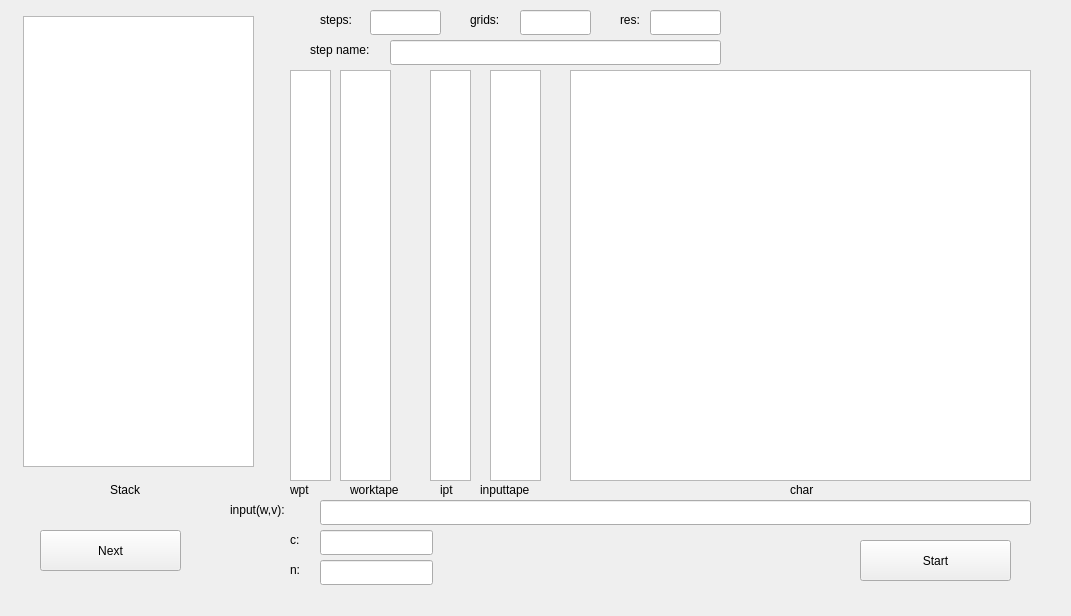
<?xml version="1.0" encoding="UTF-8"?>
<ui version="4.0">
 <class>Widget</class>
 <widget class="QWidget" name="Widget">
  <property name="geometry">
   <rect>
    <x>0</x>
    <y>0</y>
    <width>1071</width>
    <height>616</height>
   </rect>
  </property>
  <property name="windowTitle">
   <string>Widget</string>
  </property>
  <widget class="QPushButton" name="NextStep">
   <property name="geometry">
    <rect>
     <x>40</x>
     <y>530</y>
     <width>141</width>
     <height>41</height>
    </rect>
   </property>
   <property name="text">
    <string>Next</string>
   </property>
  </widget>
  <widget class="QPushButton" name="StartMachine">
   <property name="geometry">
    <rect>
     <x>860</x>
     <y>540</y>
     <width>151</width>
     <height>41</height>
    </rect>
   </property>
   <property name="text">
    <string>Start</string>
   </property>
  </widget>
  <widget class="QLineEdit" name="InputEdit">
   <property name="geometry">
    <rect>
     <x>320</x>
     <y>500</y>
     <width>711</width>
     <height>25</height>
    </rect>
   </property>
  </widget>
  <widget class="QLabel" name="label">
   <property name="geometry">
    <rect>
     <x>230</x>
     <y>500</y>
     <width>81</width>
     <height>20</height>
    </rect>
   </property>
   <property name="text">
    <string>input(w,v):</string>
   </property>
  </widget>
  <widget class="QLabel" name="label_2">
   <property name="geometry">
    <rect>
     <x>110</x>
     <y>480</y>
     <width>41</width>
     <height>19</height>
    </rect>
   </property>
   <property name="text">
    <string>Stack</string>
   </property>
  </widget>
  <widget class="QLabel" name="label_3">
   <property name="geometry">
    <rect>
     <x>470</x>
     <y>10</y>
     <width>51</width>
     <height>19</height>
    </rect>
   </property>
   <property name="text">
    <string>grids:</string>
   </property>
  </widget>
  <widget class="QLabel" name="label_4">
   <property name="geometry">
    <rect>
     <x>320</x>
     <y>10</y>
     <width>51</width>
     <height>19</height>
    </rect>
   </property>
   <property name="text">
    <string>steps:</string>
   </property>
  </widget>
  <widget class="QLabel" name="label_5">
   <property name="geometry">
    <rect>
     <x>620</x>
     <y>10</y>
     <width>31</width>
     <height>19</height>
    </rect>
   </property>
   <property name="text">
    <string>res:</string>
   </property>
  </widget>
  <widget class="QLabel" name="label_6">
   <property name="geometry">
    <rect>
     <x>290</x>
     <y>480</y>
     <width>31</width>
     <height>19</height>
    </rect>
   </property>
   <property name="text">
    <string>wpt</string>
   </property>
  </widget>
  <widget class="QLabel" name="label_7">
   <property name="geometry">
    <rect>
     <x>350</x>
     <y>480</y>
     <width>71</width>
     <height>19</height>
    </rect>
   </property>
   <property name="text">
    <string>worktape</string>
   </property>
  </widget>
  <widget class="QLabel" name="label_8">
   <property name="geometry">
    <rect>
     <x>440</x>
     <y>480</y>
     <width>31</width>
     <height>19</height>
    </rect>
   </property>
   <property name="text">
    <string>ipt</string>
   </property>
  </widget>
  <widget class="QTextEdit" name="StackEdit">
   <property name="geometry">
    <rect>
     <x>23</x>
     <y>16</y>
     <width>231</width>
     <height>451</height>
    </rect>
   </property>
  </widget>
  <widget class="QLineEdit" name="GridsEdit">
   <property name="geometry">
    <rect>
     <x>520</x>
     <y>10</y>
     <width>71</width>
     <height>25</height>
    </rect>
   </property>
  </widget>
  <widget class="QLineEdit" name="StepsEdit">
   <property name="geometry">
    <rect>
     <x>370</x>
     <y>10</y>
     <width>71</width>
     <height>25</height>
    </rect>
   </property>
  </widget>
  <widget class="QLineEdit" name="ResEdit">
   <property name="geometry">
    <rect>
     <x>650</x>
     <y>10</y>
     <width>71</width>
     <height>25</height>
    </rect>
   </property>
  </widget>
  <widget class="QLabel" name="label_9">
   <property name="geometry">
    <rect>
     <x>480</x>
     <y>480</y>
     <width>71</width>
     <height>19</height>
    </rect>
   </property>
   <property name="text">
    <string>inputtape</string>
   </property>
  </widget>
  <widget class="QTextEdit" name="WPTEdit">
   <property name="geometry">
    <rect>
     <x>290</x>
     <y>70</y>
     <width>41</width>
     <height>411</height>
    </rect>
   </property>
  </widget>
  <widget class="QTextEdit" name="WorkEdit">
   <property name="geometry">
    <rect>
     <x>340</x>
     <y>70</y>
     <width>51</width>
     <height>411</height>
    </rect>
   </property>
  </widget>
  <widget class="QTextEdit" name="IPTEdit">
   <property name="geometry">
    <rect>
     <x>430</x>
     <y>70</y>
     <width>41</width>
     <height>411</height>
    </rect>
   </property>
  </widget>
  <widget class="QTextEdit" name="InputtapeEdit">
   <property name="geometry">
    <rect>
     <x>490</x>
     <y>70</y>
     <width>51</width>
     <height>411</height>
    </rect>
   </property>
  </widget>
  <widget class="QLineEdit" name="CEdit">
   <property name="geometry">
    <rect>
     <x>320</x>
     <y>530</y>
     <width>113</width>
     <height>25</height>
    </rect>
   </property>
  </widget>
  <widget class="QLabel" name="label_10">
   <property name="geometry">
    <rect>
     <x>290</x>
     <y>530</y>
     <width>21</width>
     <height>19</height>
    </rect>
   </property>
   <property name="text">
    <string>c:</string>
   </property>
  </widget>
  <widget class="QLabel" name="label_11">
   <property name="geometry">
    <rect>
     <x>310</x>
     <y>40</y>
     <width>81</width>
     <height>19</height>
    </rect>
   </property>
   <property name="text">
    <string>step name:</string>
   </property>
  </widget>
  <widget class="QLineEdit" name="StepNameEdit">
   <property name="geometry">
    <rect>
     <x>390</x>
     <y>40</y>
     <width>331</width>
     <height>25</height>
    </rect>
   </property>
  </widget>
  <widget class="QLabel" name="label_12">
   <property name="geometry">
    <rect>
     <x>290</x>
     <y>560</y>
     <width>21</width>
     <height>19</height>
    </rect>
   </property>
   <property name="text">
    <string>n:</string>
   </property>
  </widget>
  <widget class="QLineEdit" name="NEdit">
   <property name="geometry">
    <rect>
     <x>320</x>
     <y>560</y>
     <width>113</width>
     <height>25</height>
    </rect>
   </property>
  </widget>
  <widget class="QTextEdit" name="CharEdit">
   <property name="geometry">
    <rect>
     <x>570</x>
     <y>70</y>
     <width>461</width>
     <height>411</height>
    </rect>
   </property>
  </widget>
  <widget class="QLabel" name="label_13">
   <property name="geometry">
    <rect>
     <x>790</x>
     <y>480</y>
     <width>41</width>
     <height>19</height>
    </rect>
   </property>
   <property name="text">
    <string>char</string>
   </property>
  </widget>
 </widget>
 <resources/>
 <connections/>
</ui>
